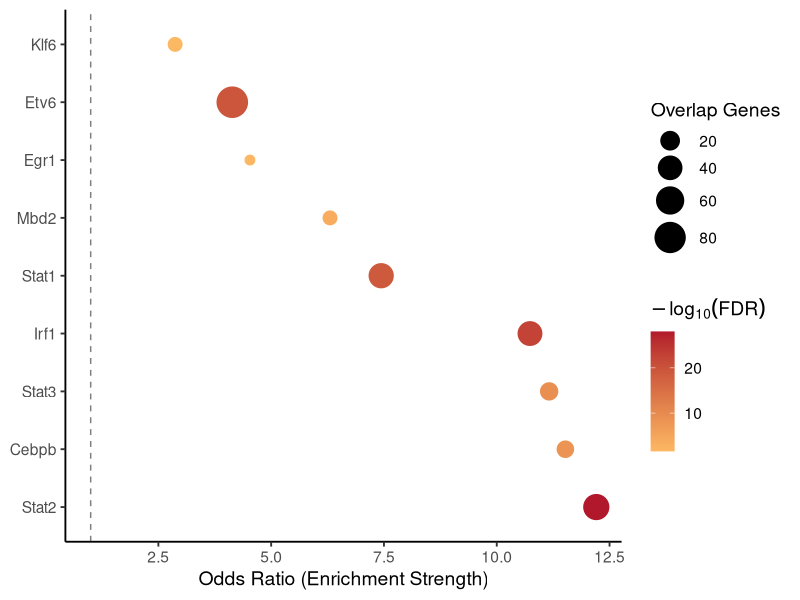

Recreate this plot in R.
#!/usr/bin/env Rscript

suppressPackageStartupMessages({
  library(dplyr)
  library(ggplot2)
})

ereg <- read.delim(
  "data/04_Figure4_SCENIC_footprinting/processed/eRegulons_extended.tsv",
  stringsAsFactors = FALSE
)

dea <- read.csv(
  "data/05_Figure5_spatial_transcriptomics/processed/HSV_Inf_vs_Uninf_DEA.csv",
  stringsAsFactors = FALSE
)

dea <- dea %>%
  filter(
    !is.na(gene),
    !is.na(log2foldchange),
    !is.na(p.value)
  )

spatial_up <- dea %>%
  filter(
    p.value < 0.05,
    log2foldchange > 0.5
  ) %>%
  pull(gene) %>%
  unique()

all_genes <- unique(dea$gene)
tf_list <- unique(ereg$TF)

enrichment_up <- lapply(tf_list, function(tf) {

  tf_targets <- ereg %>%
    filter(TF == tf) %>%
    pull(Gene) %>%
    unique()

  a <- length(intersect(tf_targets, spatial_up))
  b <- length(tf_targets) - a
  c <- length(spatial_up) - a
  d <- length(setdiff(all_genes, union(tf_targets, spatial_up)))

  fisher <- fisher.test(
    matrix(c(a, b, c, d), nrow = 2)
  )

  data.frame(
    TF = tf,
    overlap = a,
    odds_ratio = unname(fisher$estimate),
    pval = fisher$p.value
  )
}) %>%
  bind_rows() %>%
  mutate(FDR = p.adjust(pval, method = "fdr")) %>%
  arrange(FDR)

outdir <- "outputs/05_Figure5_spatial_transcriptomics/Figure5G_regulon_enrichment"
dir.create(outdir, recursive = TRUE, showWarnings = FALSE)

write.csv(
  enrichment_up,
  file.path(outdir, "Figure5G_regulon_enrichment_results.csv"),
  row.names = FALSE
)

tf_order <- c(
  "Klf6",
  "Etv6",
  "Egr1",
  "Mbd2",
  "Stat1",
  "Irf1",
  "Stat3",
  "Cebpb",
  "Stat2"
)

plot_df <- enrichment_up %>%
  filter(TF %in% tf_order) %>%
  mutate(
    TF = factor(TF, levels = rev(tf_order)),
    logFDR = -log10(FDR)
  )

p <- ggplot(plot_df, aes(x = odds_ratio, y = TF)) +
  geom_point(aes(size = overlap, color = logFDR)) +
  geom_vline(
    xintercept = 1,
    linetype = "dashed",
    color = "grey50"
  ) +
  scale_color_gradient(
    low = "#FDB863",
    high = "#B2182B"
  ) +
  scale_size_continuous(
    range = c(3, 10),
    breaks = c(20, 40, 60, 80)
  ) +
  theme_classic(base_size = 14) +
  labs(
    x = "Odds Ratio (Enrichment Strength)",
    y = NULL,
    color = expression(-log[10](FDR)),
    size = "Overlap Genes"
  ) +
  theme(
    axis.text.y = element_text(face = "plain"),
    legend.position = "right"
  )

ggsave(
  file.path(outdir, "Figure5G_regulon_enrichment.pdf"),
  p,
  width = 6,
  height = 5.5,
  device = cairo_pdf
)

print(
  plot_df %>%
    select(TF, overlap, odds_ratio, pval, FDR)
)
